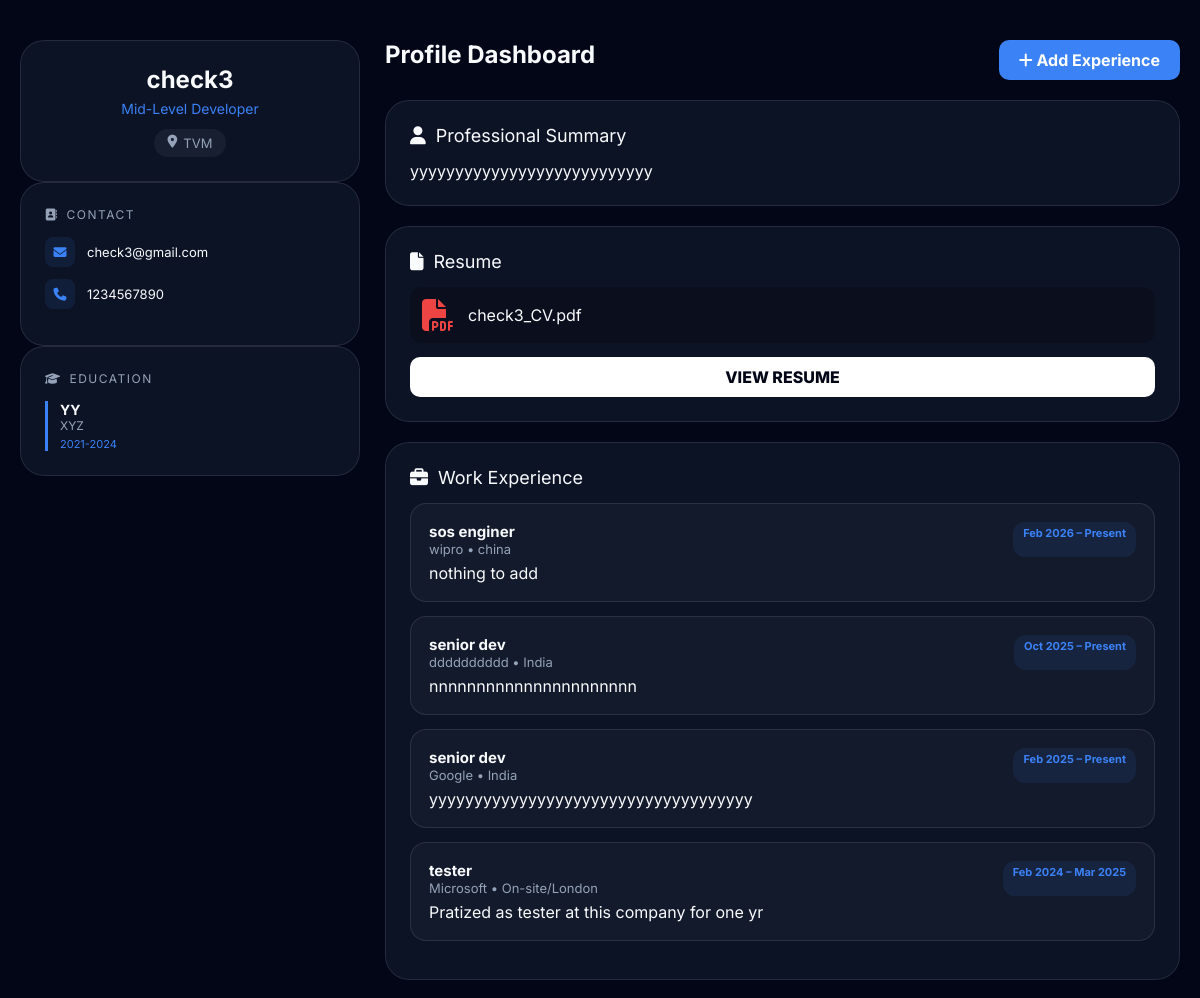
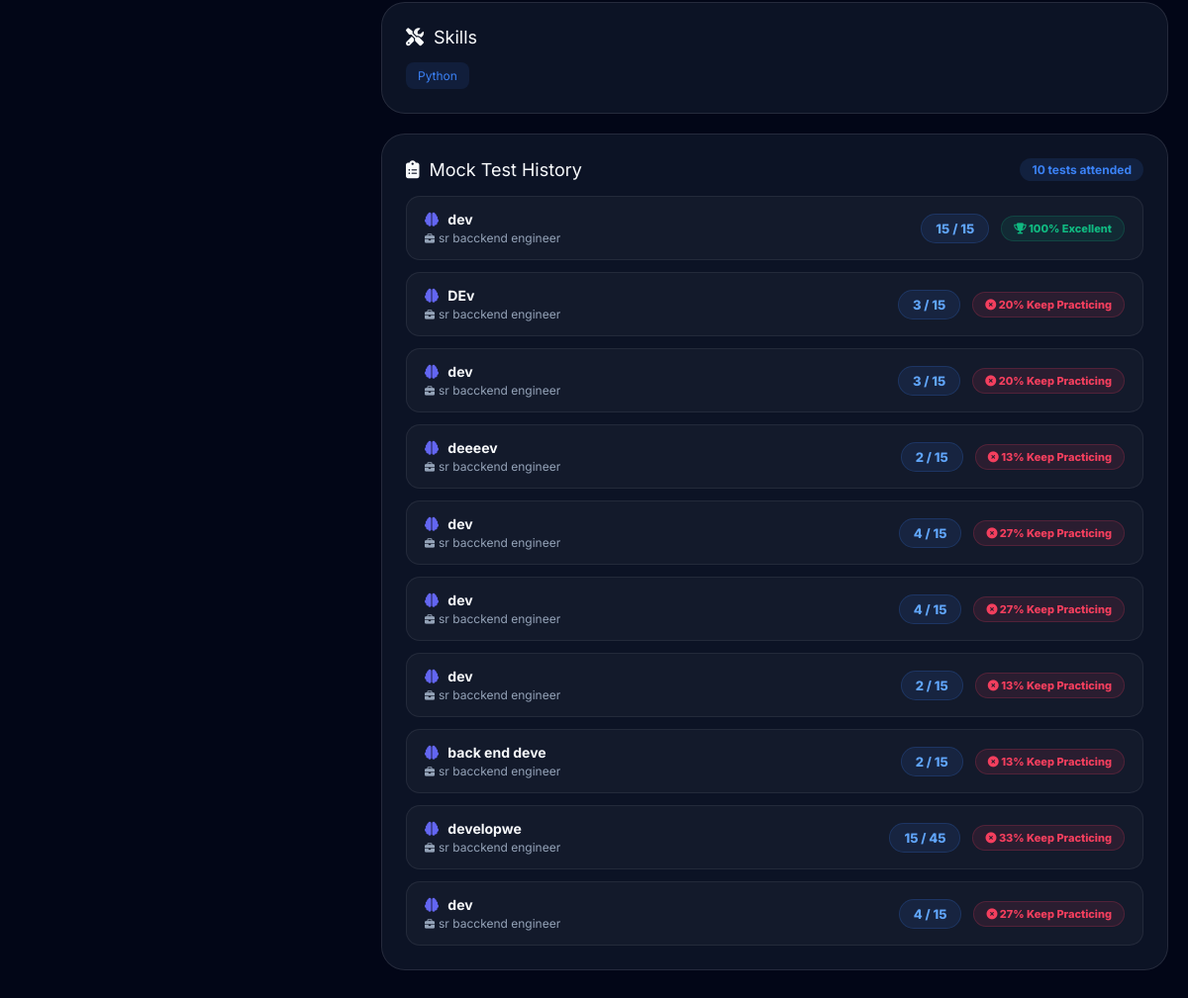
/userprofile/ (signed in), run on the app's committed database (2 pictures, top to bottom).
### hireapp/models.py (models this page shows, shortened)
class JobPortalUser(models.Model):
    ROLE_CHOICES = [
        ('junior_dev', 'Junior Developer'),
        ('mid_dev', 'Mid-Level Developer'),
        ('senior_dev', 'Senior Developer'),
        ('lead_dev', 'Lead Developer'),
        ('architect', 'Architect / Principal Developer'),
    ]
    full_name = models.CharField(max_length=255)
    role = models.CharField(
        max_length=20,
        choices=ROLE_CHOICES,
        default='user',
    )
    phone_number = models.CharField(max_length=10 , blank=True, null=True)
    email = models.EmailField(unique=True)
    password = models.CharField(max_length=128)
    location = models.CharField(max_length=255, blank=True)
    college_name = models.CharField(max_length=255, blank=True)
    degree = models.CharField(max_length=100, blank=True)
    year_of_study = models.CharField(max_length=50, blank=True)
    about_me = models.TextField(blank=True)
    skills = models.TextField(blank=True)
    resume = models.FileField(upload_to='resumes/', blank=True, null=True)
    is_blocked = models.BooleanField(default=False)
    created_at = models.DateTimeField(auto_now_add=True)

class Experience(models.Model):
    user = models.ForeignKey(
        JobPortalUser,
        on_delete=models.CASCADE,
        related_name='experiences'
    )
    job_title = models.CharField(max_length=255)
    company_name = models.CharField(max_length=255)
    location = models.CharField(max_length=255)
    start_date = models.DateField()
    end_date = models.DateField(null=True, blank=True)
    is_current = models.BooleanField(default=False)
    description = models.TextField()
    class Meta:
        ordering = ['-start_date']

class TestResult(models.Model):
    user = models.ForeignKey(JobPortalUser, on_delete=models.CASCADE)
    test = models.ForeignKey(MockTest, on_delete=models.CASCADE)
    score = models.IntegerField(default=0)
    total = models.IntegerField(default=0)
    submitted_at = models.DateTimeField(auto_now_add=True)
    @property
    def percentage(self):
        if self.total:
            return round((self.score / self.total) * 100)
        return 0

class MockTest(models.Model):
    job = models.ForeignKey(JobPost, on_delete=models.CASCADE)
    title = models.CharField(max_length=200)
    created_at = models.DateTimeField(auto_now_add=True)

class JobPost(models.Model):
    JOB_TYPE_CHOICES = [
        ('full-time', 'Full Time'),
        ('part-time', 'Part Time'),
        ('contract', 'Contract'),
        ('internship', 'Internship'),
    ]
    employee = models.ForeignKey(
        JobPortalEmployee,
        on_delete=models.CASCADE,
        related_name="jobs"
    )
    job_title = models.CharField(max_length=255)
    company_name = models.CharField(max_length=255)
    location = models.CharField(max_length=255, blank=True)
    job_type = models.CharField(
        max_length=20,
        choices=JOB_TYPE_CHOICES,
        default='full-time'
    )
    salary = models.CharField(max_length=100, blank=True)
    required_skills = models.TextField(
        help_text="Comma separated skills (e.g. Python, Django, AWS)",
        blank=True
    )
    description = models.TextField()
    apply_url = models.CharField(
        max_length=500,
        blank=True,
        help_text="External apply link or contact email"
    )
    is_active = models.BooleanField(default=True)
    created_at = models.DateTimeField(auto_now_add=True)

### hireapp/views.py (the view)
# urls.py: path('userprofile/',views.userprofile,name='userprofile'),
def userprofile(request):
    user_id = request.session.get('user_id')
    if not user_id:
        return redirect('login')
    usep = JobPortalUser.objects.get(id=user_id)
    skills_list = usep.skills.split(',') if usep.skills else []
    exp = Experience.objects.filter(user=usep)
    test_history = TestResult.objects.filter(user=usep).select_related('test__job').order_by('-id')
    return render(request, 'userprofile.html', {
        'usep': usep,
        'skills_list': skills_list,
        'experiences': exp,
        'test_history': test_history,
    })

### hireapp/templates/userprofile.html (shortened to what this page needs)
<!DOCTYPE html>
<html lang="en">
<head>
    <link href="https://cdnjs.cloudflare.com/ajax/libs/font-awesome/6.5.0/css/all.min.css" rel="stylesheet">
</head>
<body>
<div class="container">
    <aside>
        <div class="card profile">
            <h2>{{ usep.full_name }}</h2>
            <p> {{ usep.get_role_display }}
</p>
            <span><i class="fa-solid fa-location-dot"></i> {{ usep.location }}</span>
        </div>
        <div class="card">
            <div class="side-title"><i class="fa-solid fa-address-book"></i> Contact</div>
            <div class="contact-item"><i class="fa-solid fa-envelope"></i>{{ usep.email }}</div>
            <div class="contact-item"><i class="fa-solid fa-phone"></i>{{ usep.phone_number }}</div>
        </div>
        <div class="card">
            <div class="side-title"><i class="fa-solid fa-graduation-cap"></i> Education</div>
            <div class="edu-box">
                <div class="edu-degree">{{ usep.degree }}</div>
                <div class="edu-college">{{ usep.college_name }}</div>
                <div class="edu-year">{{ usep.year_of_study }}</div>
            </div>
        </div>
    </aside>
    <main>
        <div class="header">
            <h2>Profile Dashboard</h2>
            <a href="{% url 'addexp' %}" class="add-btn">
                <i class="fa-solid fa-plus"></i> Add Experience
            </a>
        </div>
        <div class="card" style="margin-bottom:20px;">
            <div class="section-title"><i class="fa-solid fa-user"></i> Professional Summary</div>
            <p>{{ usep.about_me }}</p>
        </div>
        <div class="card" style="margin-bottom:20px;">
            <div class="section-title"><i class="fa-solid fa-file"></i> Resume</div>
            <div class="resume-mini">
                <i class="fa-solid fa-file-pdf fa-2x" style="color:#ef4444;"></i>
                <div>{{ usep.full_name }}_CV.pdf</div>
            </div>
            <a href="{{ usep.resume.url }}" target="_blank" class="view-btn">VIEW RESUME</a>
        </div>
        <div class="card">
            <div class="section-title"><i class="fa-solid fa-briefcase"></i> Work Experience</div>
            {% for exp in experiences %}
            <div class="exp-card">
                <div class="exp-top">
                    <div>
                        <div class="exp-title">{{ exp.job_title }}</div>
                        <div class="exp-company">
                            {{ exp.company_name }} • {{ exp.location }}
                        </div>
                    </div>
                    <div class="exp-date">
                        {{ exp.start_date|date:"M Y" }} –
                        {% if exp.is_current %}Present{% else %}{{ exp.end_date|date:"M Y" }}{% endif %}
                    </div>
                </div>
                <p>{{ exp.description }}</p>
            </div>
            {% empty %}
                <p style="color:var(--text-muted); text-align:center;">No experience added</p>
            {% endfor %}
        </div>
       <div class="card" style="margin-top:20px;">
    <div class="section-title">
        <i class="fa-solid fa-tools"></i> Skills
    </div>
    <div class="skills-container">
        {% for skill in usep.skills.split %}
            <span class="skill-tag">{{ skill }}</span>
        {% empty %}
            <span class="skill-tag">No skills</span>
        {% endfor %}
    </div>
</div>
        <div class="card" style="margin-top:20px;">
            <div class="section-title">
                <i class="fa-solid fa-clipboard-list"></i>
                Mock Test History
                <span style="margin-left:auto;font-size:12px;background:rgba(59,130,246,.12);color:#3b82f6;padding:4px 12px;border-radius:20px;font-weight:700;">
                    {{ test_history|length }} test{% if test_history|length != 1 %}s{% endif %} attended
                </span>
            </div>
            {% if test_history %}
            <div style="display:flex;flex-direction:column;gap:12px;">
                {% for result in test_history %}
                {% with pct=result.score|floatformat:0 %}
                <div style="display:flex;align-items:center;justify-content:space-between;padding:14px 18px;background:rgba(255,255,255,.03);border:1px solid rgba(255,255,255,.07);border-radius:14px;">
                    <div>
                        <div style="font-weight:700;font-size:14px;margin-bottom:3px;">
                            <i class="fa-solid fa-brain" style="color:#6366f1;margin-right:6px;"></i>
                            {{ result.test.title }}
                        </div>
                        <div style="font-size:12px;color:var(--text-muted);">
                            <i class="fa-solid fa-briefcase" style="font-size:10px;margin-right:4px;"></i>{{ result.test.job.job_title }}
                        </div>
                    </div>
                    <div style="display:flex;align-items:center;gap:12px;">
                        <span style="font-size:13px;font-weight:800;background:rgba(59,130,246,.1);color:#60a5fa;padding:6px 14px;border-radius:20px;border:1px solid rgba(59,130,246,.2);">
                            {{ result.score }} / {{ result.total }}
                        </span>
                        {% if result.percentage >= 70 %}
                        <span style="font-size:11px;font-weight:800;background:rgba(16,185,129,.1);color:#10b981;padding:5px 12px;border-radius:20px;border:1px solid rgba(16,185,129,.2);">
                            <i class="fa-solid fa-trophy"></i> {{ result.percentage }}% Excellent
                        </span>
                        {% elif result.percentage >= 40 %}
                        <span style="font-size:11px;font-weight:800;background:rgba(245,158,11,.1);color:#f59e0b;padding:5px 12px;border-radius:20px;border:1px solid rgba(245,158,11,.2);">
                            <i class="fa-solid fa-star-half-alt"></i> {{ result.percentage }}% Good
                        </span>
                        {% else %}
                        <span style="font-size:11px;font-weight:800;background:rgba(244,63,94,.1);color:#f43f5e;padding:5px 12px;border-radius:20px;border:1px solid rgba(244,63,94,.2);">
                            <i class="fa-solid fa-times-circle"></i> {{ result.percentage }}% Keep Practicing
                        </span>
                        {% endif %}
                    </div>
                </div>
                {% endwith %}
                {% endfor %}
            </div>
            {% else %}
            <p style="color:var(--text-muted);text-align:center;padding:20px 0;">You haven't attended any mock tests yet.</p>
            {% endif %}
        </div>
    </main>
</div>
</body>
</html>

### hireapp/templates/userprofile.html (style rules this page uses)
:root { --bg-body: #020617; --bg-card: rgba(15, 23, 42, 0.8); --text-main: #f8fafc; --text-muted: #94a3b8; --accent: #3b82f6; --accent-hover: #60a5fa; --border: rgba(255,255,255,0.1); }
* { margin: 0; padding: 0; box-sizing: border-box; font-family: 'Inter', sans-serif; }
body { background: var(--bg-body); color: var(--text-main); min-height: 100vh; padding: 40px 20px; background-image: radial-gradient(circle at center, rgba(2,6,23,.4), rgba(2,6,23,.9)), url('https://images.unsplash.com/photo-1497215728101-856f4ea42174'); background-size: cover; background-attachment: fixed; }
.container { max-width: 1200px; margin: auto; display: grid; grid-template-columns: 340px 1fr; gap: 25px; }
.card { background: var(--bg-card); backdrop-filter: blur(12px); border-radius: 24px; padding: 24px; border: 1px solid var(--border); transition: .3s; }
.profile { text-align: center; }
.profile h2 { font-size: 24px; font-weight: 700; }
.profile p { color: var(--accent); font-size: 14px; margin: 6px 0 12px; }
.profile span { font-size: 13px; color: var(--text-muted); background: rgba(255,255,255,.05); padding: 6px 14px; border-radius: 20px; display: inline-flex; gap: 6px; }
.side-title { font-size: 12px; text-transform: uppercase; letter-spacing: 1.5px; color: var(--text-muted); margin-bottom: 15px; display: flex; gap: 8px; align-items: center; }
.contact-item { display: flex; align-items: center; gap: 12px; margin-bottom: 12px; font-size: 13px; }
.contact-item i { width: 30px; height: 30px; background: rgba(59,130,246,.1); color: var(--accent); display: flex; align-items: center; justify-content: center; border-radius: 8px; }
.edu-box { border-left: 3px solid var(--accent); padding-left: 12px; }
.edu-degree { font-weight: 700; font-size: 14px; }
.edu-college { font-size: 12px; color: var(--text-muted); }
.edu-year { font-size: 11px; color: var(--accent); margin-top: 4px; }
.header { display: flex; justify-content: space-between; margin-bottom: 20px; }
.add-btn { background: var(--accent); color: white; padding: 10px 20px; border-radius: 10px; font-weight: 700; text-decoration: none; }
.section-title { font-size: 18px; margin-bottom: 15px; display: flex; gap: 10px; align-items: center; }
.exp-card { border: 1px solid var(--border); border-radius: 16px; padding: 18px; margin-bottom: 14px; background: rgba(255,255,255,.03); }
.exp-top { display: flex; justify-content: space-between; margin-bottom: 6px; }
.exp-title { font-weight: 700; font-size: 15px; }
.exp-company { font-size: 13px; color: var(--text-muted); }
.exp-date { font-size: 11px; color: var(--accent); font-weight: 700; background: rgba(59,130,246,.1); padding: 4px 10px; border-radius: 12px; }
.skills-container { display: flex; flex-wrap: wrap; gap: 8px; }
.skill-tag { font-size: 12px; background: rgba(59,130,246,.1); color: var(--accent); padding: 6px 12px; border-radius: 8px; }
.resume-mini { display: flex; gap: 14px; align-items: center; background: rgba(0,0,0,.2); padding: 12px; border-radius: 12px; margin-bottom: 14px; }
.view-btn { display: block; text-align: center; background: white; color: #020617; padding: 10px; border-radius: 10px; font-weight: 800; text-decoration: none; }

### data on the page
JobPortalUser: full_name "check3", role "Mid-Level Developer", location "TVM", email "check3@gmail.com", phone_number "1234567890", degree "YY", college_name "XYZ", year_of_study "2021-2024", about_me "yyyyyyyyyyyyyyyyyyyyyyyyyyy", split "Python"
Experience: job_title "sos enginer", company_name "wipro", location "china", start_date "Feb 2026", is_current "Present", description "nothing to add"
Experience: job_title "senior dev", company_name "dddddddddd", location "India", start_date "Oct 2025", is_current "Present", description "nnnnnnnnnnnnnnnnnnnnnn"
Experience: job_title "senior dev", company_name "Google", location "India", start_date "Feb 2025", is_current "Present", description "yyyyyyyyyyyyyyyyyyyyyyyyyyyyyyyyyyyy"
Experience: job_title "tester", company_name "Microsoft", location "On-site/London", start_date "Feb 2024", end_date "Mar 2025", description "Pratized as tester at this company for one yr"
TestResult: test "dev", test.job.job_title "sr bacckend engineer", score "15", total "15", percentage "100"
TestResult: test "DEv", test.job.job_title "sr bacckend engineer", score "3", total "15", percentage "20"
TestResult: test "dev", test.job.job_title "sr bacckend engineer", score "3", total "15", percentage "20"
TestResult: test "deeeev", test.job.job_title "sr bacckend engineer", score "2", total "15", percentage "13"
TestResult: test "dev", test.job.job_title "sr bacckend engineer", score "4", total "15", percentage "27"
TestResult: test "dev", test.job.job_title "sr bacckend engineer", score "4", total "15", percentage "27"
TestResult: test "dev", test.job.job_title "sr bacckend engineer", score "2", total "15", percentage "13"
TestResult: test "back end deve", test.job.job_title "sr bacckend engineer", score "2", total "15", percentage "13"
TestResult: test "developwe", test.job.job_title "sr bacckend engineer", score "15", total "45", percentage "33"
TestResult: test "dev", test.job.job_title "sr bacckend engineer", score "4", total "15", percentage "27"

### other printed values
{{ test_history|length }} "10"
